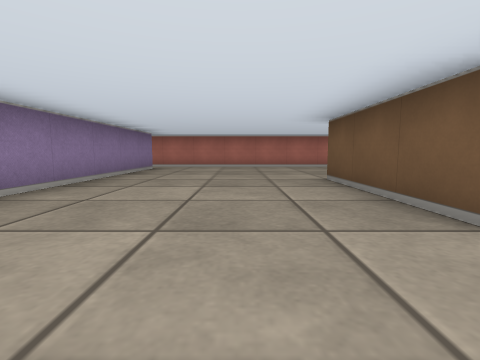
View 1 (above)

20 first-person views from a walk through a cub3D level. The camera is about half as high as the walls, tilts 6° down and sees 85° across. The floor is counted in squares. Each view is taken from the middle of a square. On the plan, view 1 faces up. The plan holds only what a view shows up to about 9 squares ahead; the rest is blank.

View 2
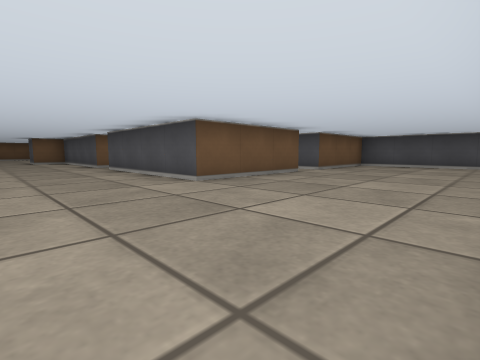

View 3
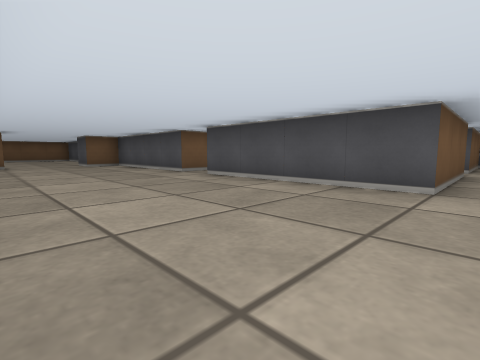

View 4
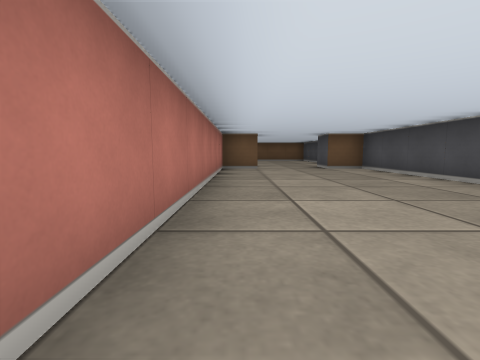

View 5
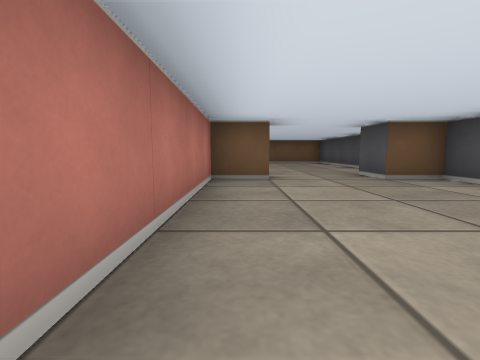

View 6
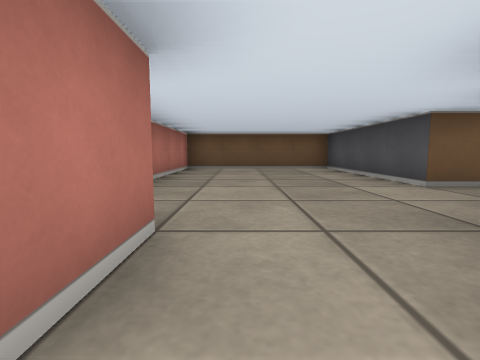

View 7
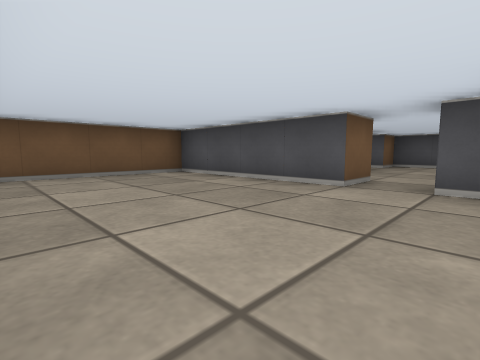

View 8
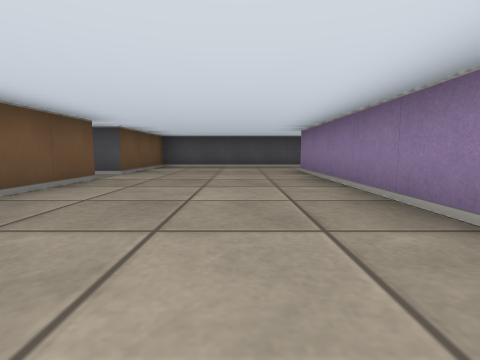

View 9
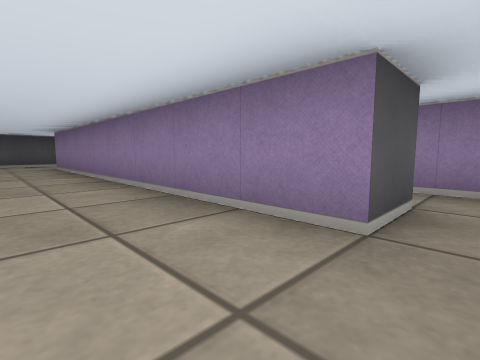

View 10
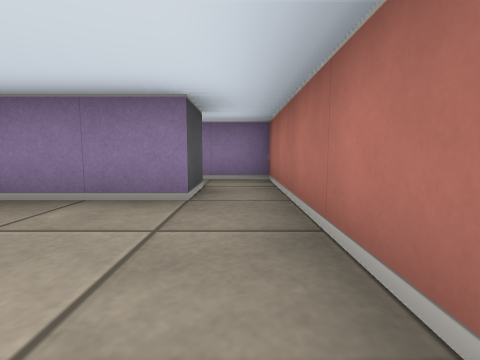

View 11
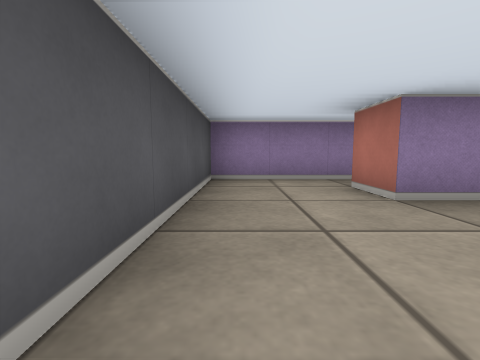

View 12
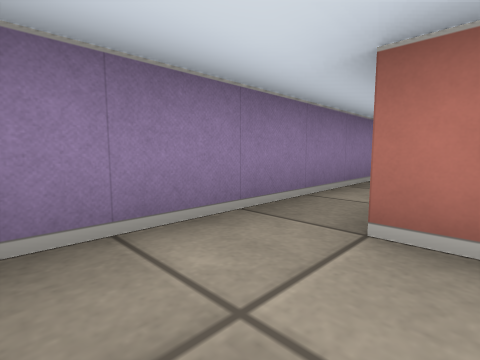

View 13
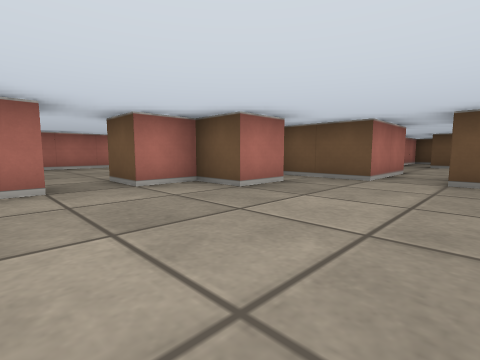

View 14
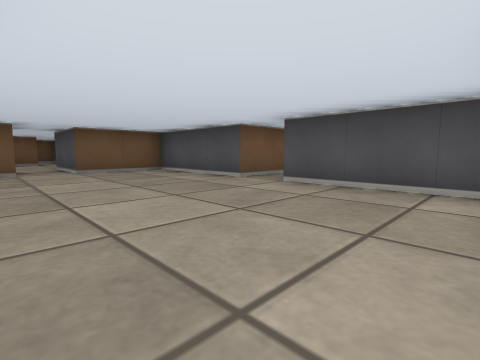

View 15
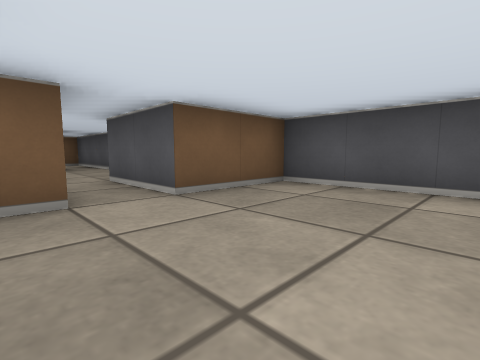

View 16
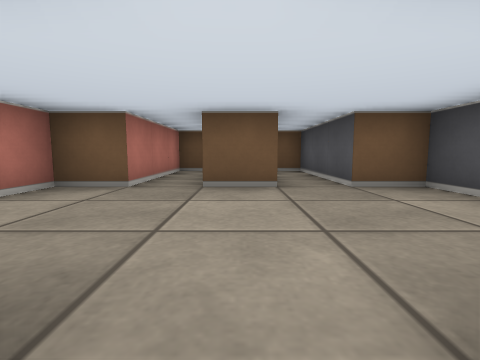

View 17
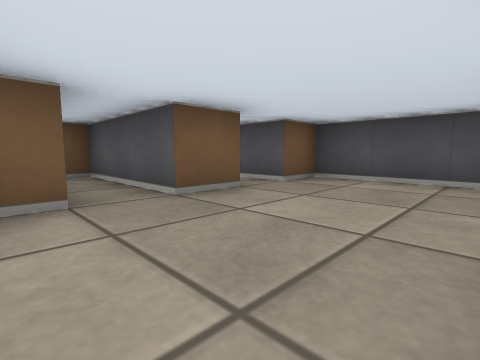

View 18
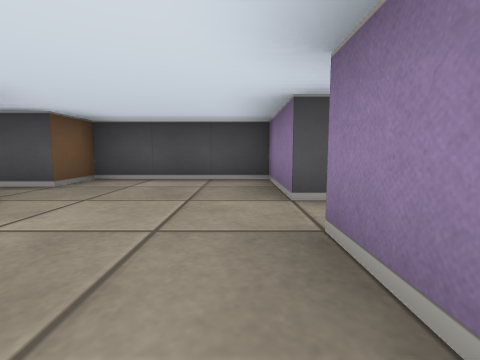

View 19
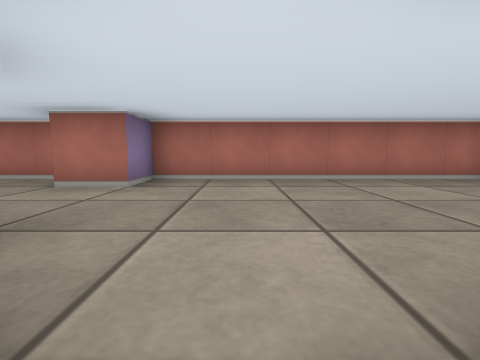

View 20
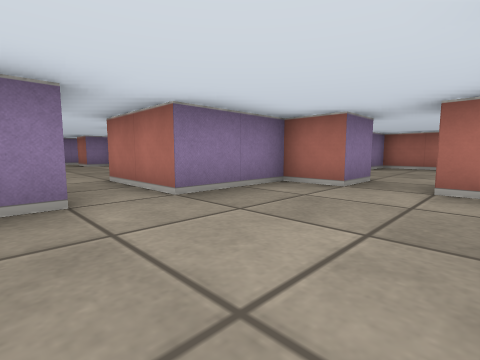

### Floor plan
Points are (right, up) in squares from view 1. A wall is a line through its corners. A room is listed if a view was taken in it or the views show most of it. See-through windows are left out.
Room 1 (views 1, 2, 3, 4, 5, 6, 8, 9, 10, 11)
walls: (1.5, 1.4) (1.5, 4.5) (5.5, 4.5); (6.5, 3.5) (6.5, 4.5) (10.5, 4.5) (10.5, 5.5); (-2.5, 7.5) (-2.5, -0.5); (-2.5, -2.5) (1.5, -2.5) (1.5, 0.5) (2.1, 0.5); (10.5, 7.5) (10.5, 8.5) (-2.5, 8.5)
ways out: opening at (11, 6.5) to room 2; opening at (-3, -1.5) to room 3; opening at (-3, 8) to room 3; opening at (2, 1) to room 4; opening at (6, 4) to room 4
Room 2 (views 7, 19)
walls: (12.5, 4.5) (12.5, 3.5); (13.5, 3.5) (13.5, 4.5) (17.5, 4.5) (17.5, 8.5) (11.5, 8.5) (11.5, 7.5) (10.5, 7.5); (10.5, 5.5) (11.5, 5.5)
ways out: opening at (11, 6.5) to room 1; opening at (13, 4) to room 5
Room 3 (view 12)
walls: (-4.5, 2.5) (-4.5, -2.5) (-2.5, -2.5); (-2.5, -0.5) (-3.5, -0.5); (-3.6, 7.5) (-2.5, 7.5); (-2.5, 8.5) (-4.5, 8.5) (-4.5, 7.2)
ways out: opening at (-3, -1.5) to room 1; opening at (-3, 8) to room 1
Room 4 (views 13, 14, 15)
walls: (5.6, 3.5) (5.1, 3.5); (4.5, 3.2) (4.5, 2.5) (3.6, 2.5); (8.5, 2.5) (7.5, 2.5) (7.5, 3.5) (6.5, 3.5); (9.5, 1.5) (9.5, 3.2); (3.1, -1.5) (5.5, -1.5); (6.5, -3) (6.5, -1.5) (9.5, -1.5) (9.5, 0.5)
ways out: opening at (2, 1) to room 1; opening at (6, 4) to room 1; opening at (10.5, 1) to room 5; opening at (6, -2.5)
Room 5 (views 16, 17, 18, 20)
walls: (14.5, 0.4) (14.5, 1.5) (17.5, 1.5) (17.5, 2.5) (14.5, 2.5) (14.5, 3.5) (13.5, 3.5); (12.5, 3.5) (11.5, 3.5) (11.5, 1.5) (9.5, 1.5); (9.5, 0.5) (11.5, 0.5) (11.5, -1.5) (14.5, -1.5) (14.5, -0.5) (17.5, -0.5) (17.5, 0.1)
ways out: opening at (13, 4) to room 2; opening at (10.5, 1) to room 4

Where each view was taken, in squares from view 1:
view 1: 0 up, 0 right, facing up
view 2: 7 up, 2 left, facing down-right
view 3: 8 up, 1 right, facing down-right
view 4: 8 up, 3 right, facing right
view 5: 8 up, 6 right, facing right
view 6: 7 up, 10 right, facing right
view 7: 8 up, 12 right, facing down-right
view 8: 6 up, 1 left, facing down
view 9: 8 up, 1 left, facing down-left
view 10: 8 up, 0 right, facing left
view 11: 2 down, 0 right, facing left
view 12: 2 down, 3 left, facing up-left
view 13: 0 up, 5 right, facing up-right
view 14: 2 up, 3 right, facing down-right
view 15: 2 up, 7 right, facing down-right
view 16: 1 up, 11 right, facing right
view 17: 3 up, 12 right, facing down-right
view 18: 3 up, 12 right, facing down
view 19: 4 up, 13 right, facing up
view 20: 0 up, 14 right, facing up-left
